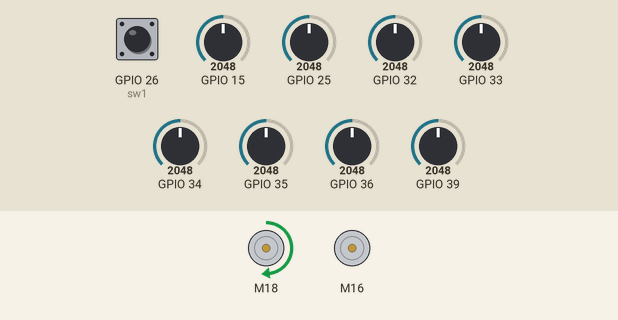
Recording of a program running on a simulated ESP32. Parts: 2 × DC motor (green arrow = forward, orange = backward, longer = faster). Inputs (shaded band) come from the test bench; at power-on: GPIO 25 = 2048, GPIO 32 = 2048, GPIO 15 = 2048, GPIO 34 = 2048, GPIO 35 = 2048, GPIO 36 = 2048, GPIO 26 (sw1) LOW, GPIO 33 = 2048, GPIO 39 = 2048. What the program prints to the serial monitor is not drawn.

Above: at 5.5 s.
5.6 s: GPIO 25 set to 122
At 6.7 s:
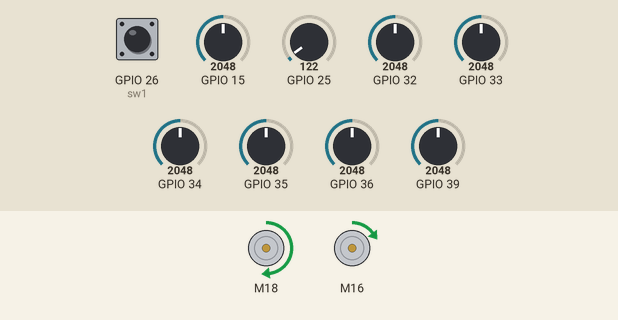
7.1 s: GPIO 32 set to 122
At 7.8 s:
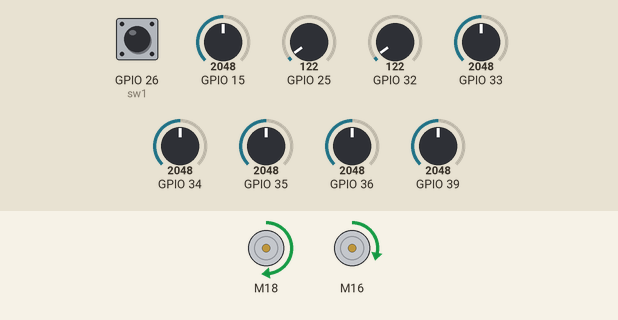
8.6 s: GPIO 15 set to 122
At 9.1 s:
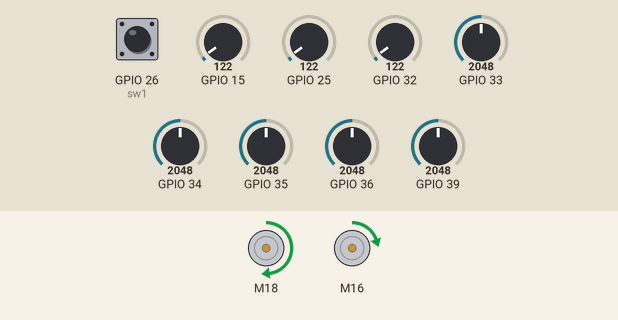
10.1 s: GPIO 34 set to 122
At 11.3 s:
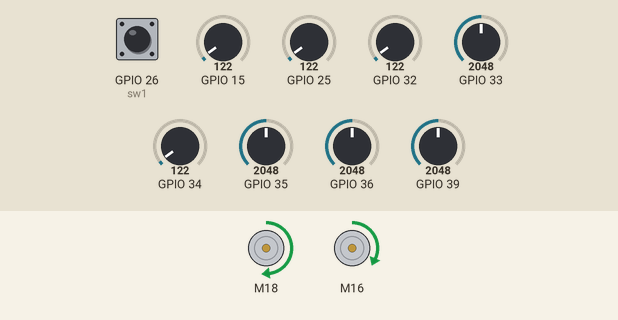
11.6 s: GPIO 35 set to 122
At 12.5 s:
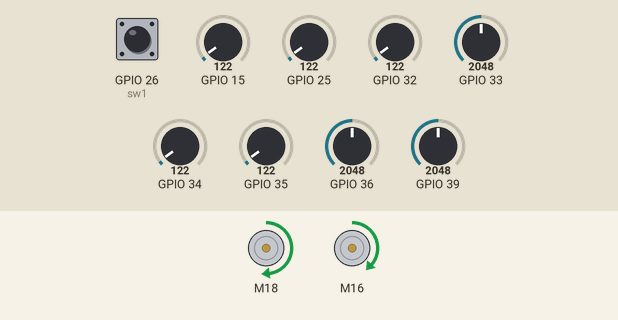
13.1 s: GPIO 36 set to 122
At 13.6 s:
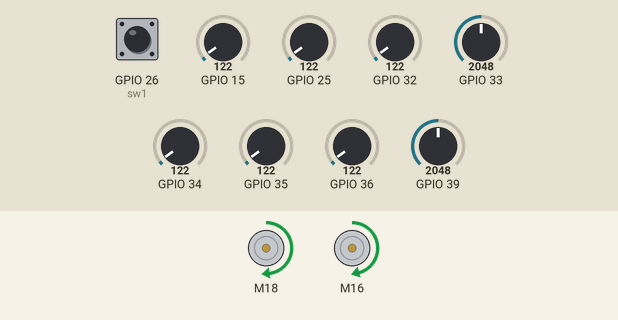
Timing chart, 0 to 15.6 s (numbered marks = the images above; inputs shaded):
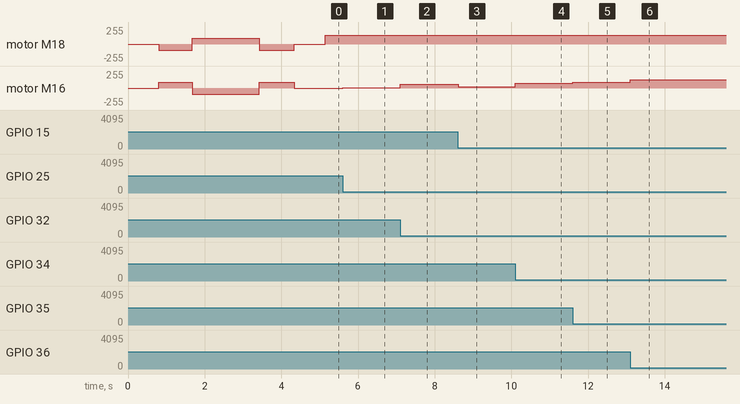

Measured:
- after the input at 5.6 s, motor M16: stopped → forward 5/255 at once
- after the input at 7.1 s, motor M16: forward 5/255 → forward 55/255 at once
- after the input at 8.6 s, motor M16: forward 55/255 → forward 22/255 at once
- after the input at 10.1 s, motor M16: forward 22/255 → forward 68/255 at once
- after the input at 11.6 s, motor M16: forward 68/255 → forward 85/255 at once
- after the input at 13.1 s, motor M16: forward 85/255 → forward 122/255 at once

The program:

main.cpp
```cpp
// Download below two library on your arduino IDE you will get this from google
#include <SparkFun_TB6612.h>  // This libaray is for sparkfun motor driver
#include <QTRSensors.h>       // It is for qtr sensors

// Initialization of the motors
#define AIN1 18
#define BIN1 16
#define AIN2 5
#define BIN2 17
#define PWMA 19
#define PWMB 4


const int offsetA = 1;
const int offsetB = 1;

// Initialization of the controls
#define sw1 26
#define sw2 27
#define led 23
int s1;


// Initialization of sensors
#define NUM_SENSORS 8
uint16_t sensors1[8];
int thr[8];

// Initialization of PID parameter
#define MaxSpeed 130
#define BaseSpeed 130
int lastError = 0;
float kp = 0.05;    // It fully depends on the bot system
float kd = 0.1;    // Please follow the method provided in instructables to get your values
int last_pos = 3500;


// Creating the instance of class for motor and senors
Motor motor2 = Motor(BIN1, BIN2, PWMB, 1, 1);
Motor motor1 = Motor(AIN1, AIN2, PWMA, 1, 1); //right

QTRSensors qtra;


void calibration()
{

  for (int i = 0; i <= 100; i++)
  {

    if (i < 25 || i >= 75)
    {
      left(motor1, motor2, 180); //Left turn

    }
    else
    {

      right(motor1, motor2, 180); //Right turn
    }

    qtra.calibrate();
    delay(10);
  }  // end calibration cycle
  brake(motor1, motor2);
  for (int i = 0; i < NUM_SENSORS; i++)
  {
    Serial.print(qtra.calibrationOn.minimum[i]);
    Serial.print(' ');
    thr[i] = (qtra.calibrationOn.minimum[i] + qtra.calibrationOn.maximum[i]) / 2;
    // Calculating the threshold value for making the decision above thr black line and below white line
  }

  Serial.println();
  for (int i = 0; i < NUM_SENSORS; i++)
  {
    Serial.print(qtra.calibrationOn.maximum[i]);
    Serial.print(' ');
  }
  Serial.println();
  Serial.println(thr[0]);
  Serial.println(thr[7]);


 }

void follow_segment1()
{
    while(1){
    int position = qtra.readLineWhite(sensors1);       // FOR BLACK LINE FOLLOWER JUST REPLACE White WITH Black
    int error =  3500 - position;

    // Serial.println("position");
    // Serial.println(position);
    int motorSpeed = kp * error + kd * (error - lastError);
    lastError = error;
    int rightMotorSpeed = BaseSpeed - motorSpeed;
    int leftMotorSpeed = BaseSpeed + motorSpeed;
    if (rightMotorSpeed > MaxSpeed ) rightMotorSpeed = MaxSpeed;
    if (leftMotorSpeed > MaxSpeed ) leftMotorSpeed = MaxSpeed;
    if (rightMotorSpeed < 0)rightMotorSpeed = 0;
    if (leftMotorSpeed < 0)leftMotorSpeed = 0;

    // Serial.print("Right Motor Speed: ");
    // Serial.println(rightMotorSpeed);
    // Serial.print("Left Motor Speed: ");
    // Serial.println(leftMotorSpeed);


    motor1.drive(leftMotorSpeed);
    motor2.drive(rightMotorSpeed);


    delay(1);
    }
  }


void setup()
{
  qtra.setTypeAnalog();
  qtra.setSensorPins((const uint8_t[]) {   // QTR8 sensor setup
    15,25,33,32,35,34,39,36
  }, NUM_SENSORS);

  pinMode(sw1, INPUT);
  pinMode(sw2, INPUT);


  Serial.begin(115200);


  s1 = digitalRead(sw1);
  while (s1 == HIGH)
  {
    s1 = digitalRead(sw1);      // Calibration phase where the bot get calibrated after pressing s1 switch
  }
  delay(800);
  calibration();

}
void loop() {
  s1 = digitalRead(sw1);
  while (s1 == HIGH)
  {
    s1 = digitalRead(sw1);      //s1 to start following line
  }
  delay(800);
  // forward(motor1, motor2, 60);
  // delay(40);
  // forward(motor1, motor2, 80);
  // delay(40);                              // For graduly increasing speed so that bot does not get direct high speed at the start
  // forward(motor1, motor2, 100);
  // delay(40);
  follow_segment1();
}
```
